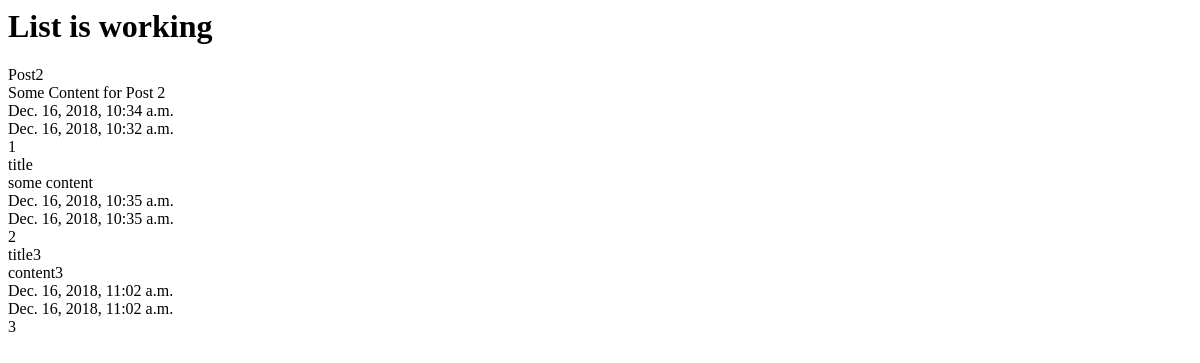
The app's page /posts/, older data.
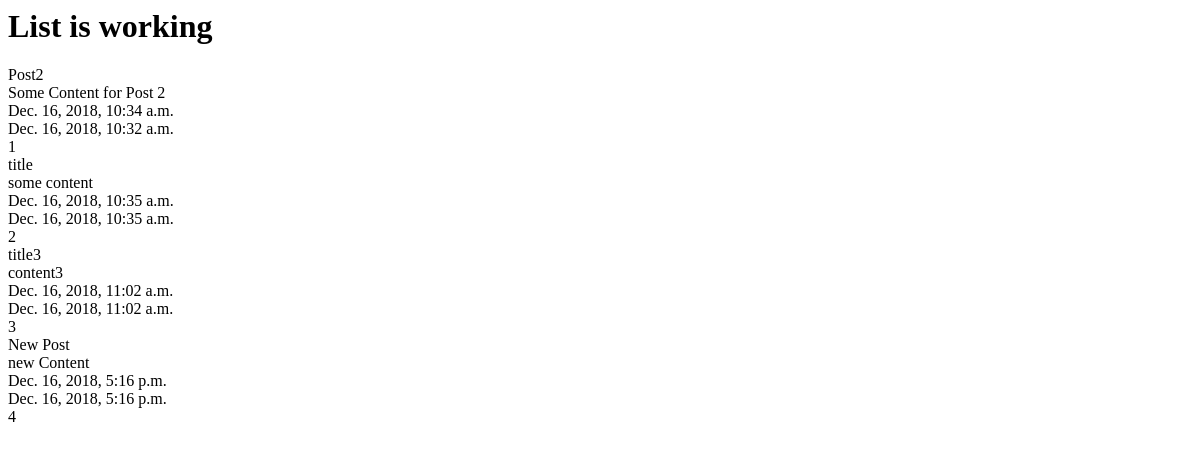
The same page, newer data.
### posts/models.py (models this page shows, shortened)
class Post(models.Model):
    title = models.CharField(max_length=120)
    content = models.TextField()
    updated = models.DateTimeField(auto_now=True, auto_now_add=False)
    timestamp = models.DateTimeField(auto_now=False, auto_now_add=True)

### posts/views.py (the view, shortened to what this page needs)
def posts_list(request):   #list items
    queryset = Post.objects.all()
    context = {
        "object_list" : queryset,
        "title" : "List"
    }
    return render(request, "index.html", context)

### templates/index.html
<html>
    <body>
        <h1>{{ title }} is working</h1>
        {% for obj in object_list %}
        {{ obj.title }}<br/>
        {{ obj.content }}<br/>
        {{ obj.updated }}<br/>
        {{ obj.timestamp }}<br/>
        {{ obj.id }}<br/>
        {% endfor %}
    </body>
</html>

Row changes from the older to the newer data that the page shows:
added Post: title "New Post", content "new Content", updated "Dec. 16, 2018, 5:16 p.m.", timestamp "Dec. 16, 2018, 5:16 p.m.", id "4"
